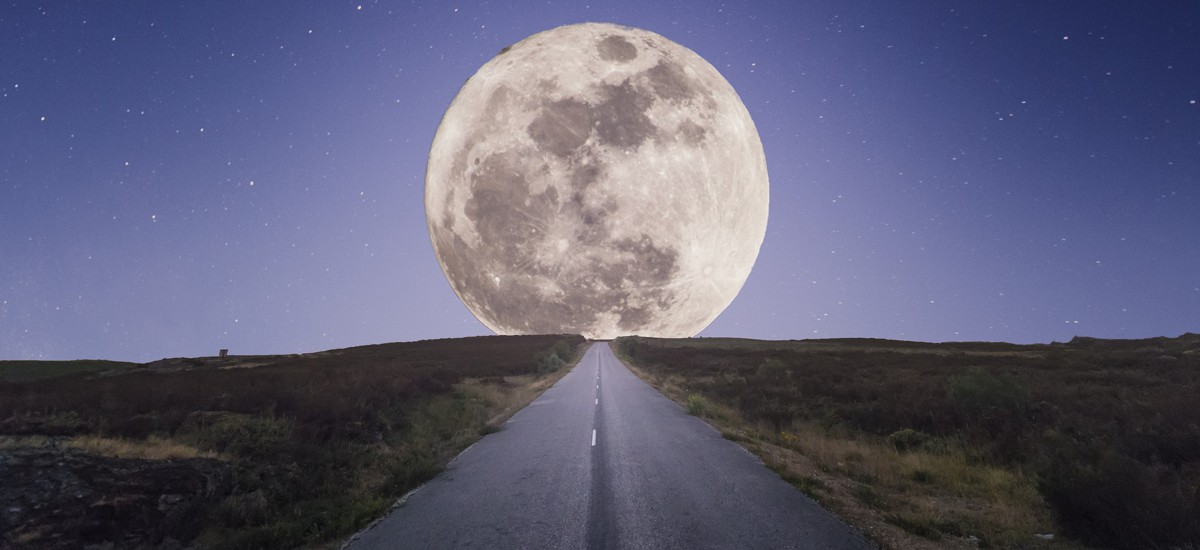
#> input picture route-fifty-lead-image.jpg, 1200 x 550 px
$ python HPFs.py
#> lines starting #> are read from the running program, lines starting #| are printed output that depends on the picture
import numpy as np
import cv2
from scipy import ndimage

img = cv2.imread('../route-fifty-lead-image.jpg')
#> img is the input picture: shape (550, 1200, 3); mean B, G, R 117.5, 93.6, 94
# smooth filter
kernel1 = np .array([[0.04, 0.04, 0.04, 0.04],
                     [0.04, 0.04, 0.04, 0.04],
                     [0.04, 0.04, 0.04, 0.04],
                     [0.04, 0.04, 0.04, 0.04],
                     [0.04, 0.04, 0.04, 0.04]])
# sharp filter
kernel2 = np.array([[-1, -1, -1],
                    [-1, 9, -1],
                    [-1, -1, -1]])
smooth = cv2.filter2D(img, -1, kernel1)
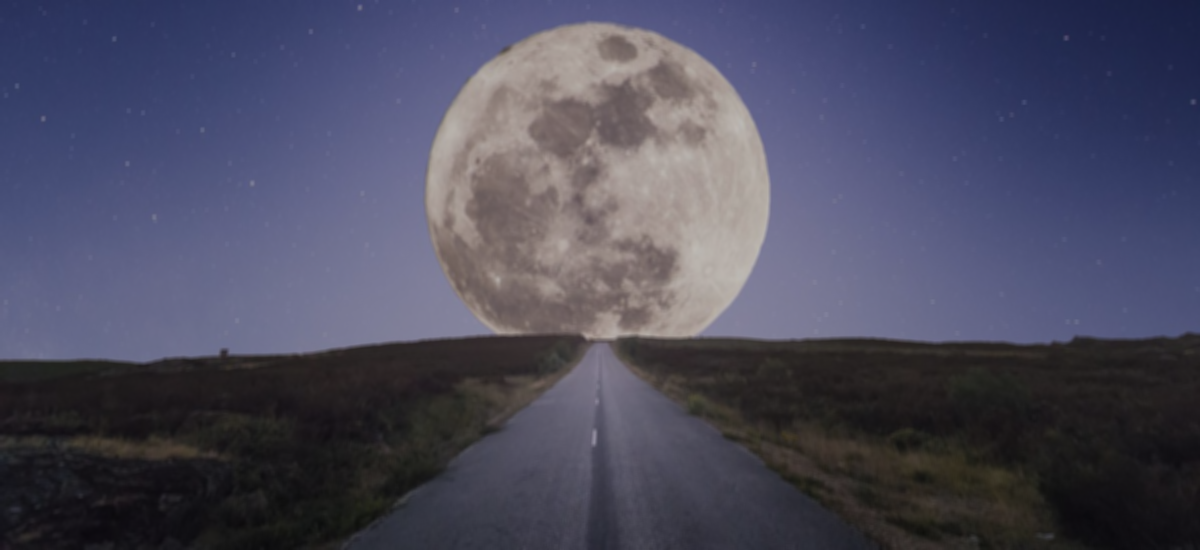
#> smooth: shape (550, 1200, 3); mean B, G, R 94, 74.9, 75.2
#> (the run stopped early here; a loop or call above may not have finished)

$ run again, with smdtownhall.jpg copied over route-fifty-lead-image.jpg
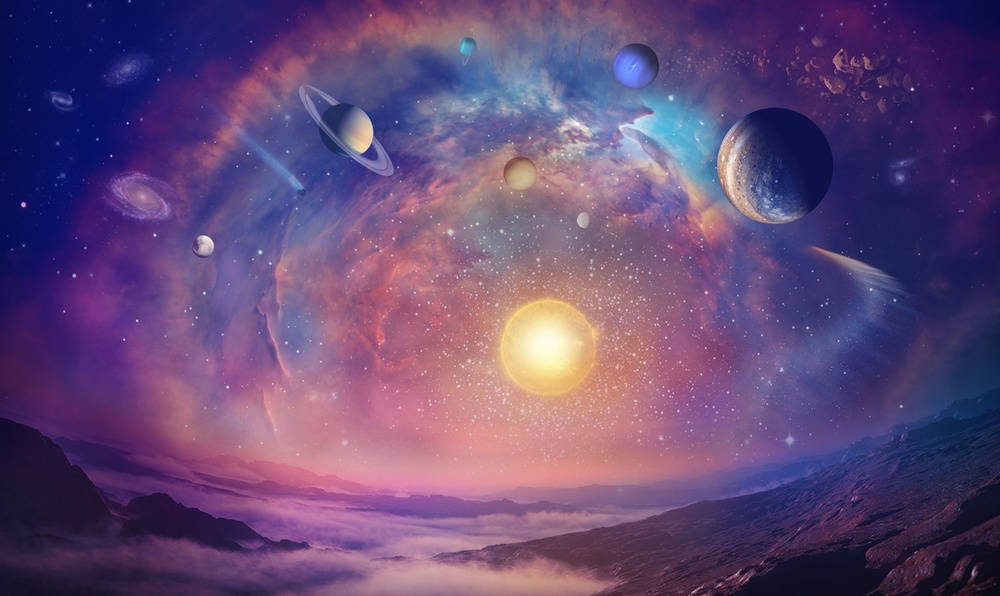
#> input picture smdtownhall.jpg, 1000 x 596 px, shrunk from 1526 x 909 before the run
#> img is the input picture: shape (596, 1000, 3); mean B, G, R 118.3, 74.2, 100.7
#> `smooth = cv2.filter2D(img, -1, kernel1)`:
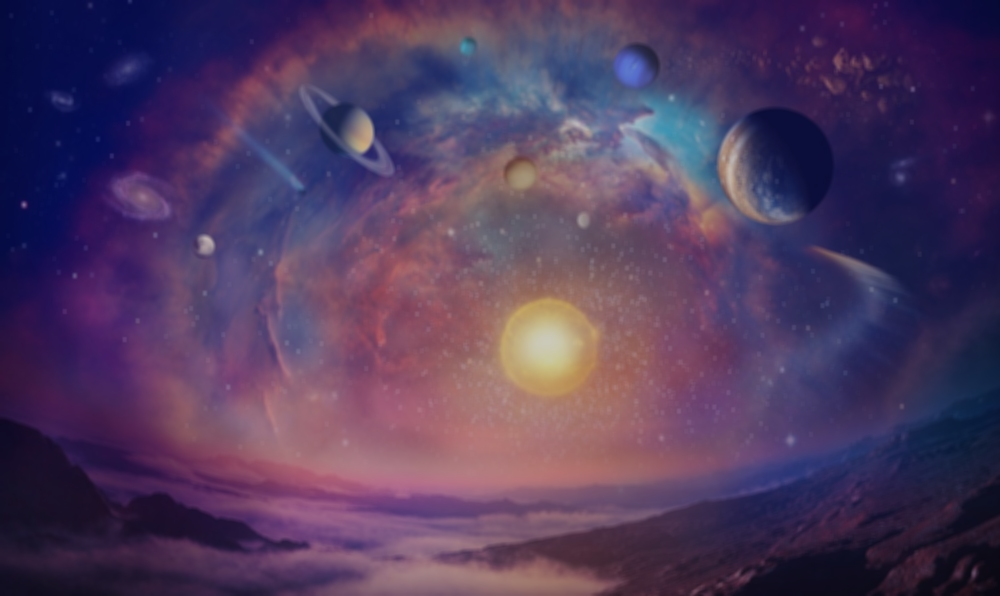
#> smooth: shape (596, 1000, 3); mean B, G, R 94.6, 59.4, 80.5
